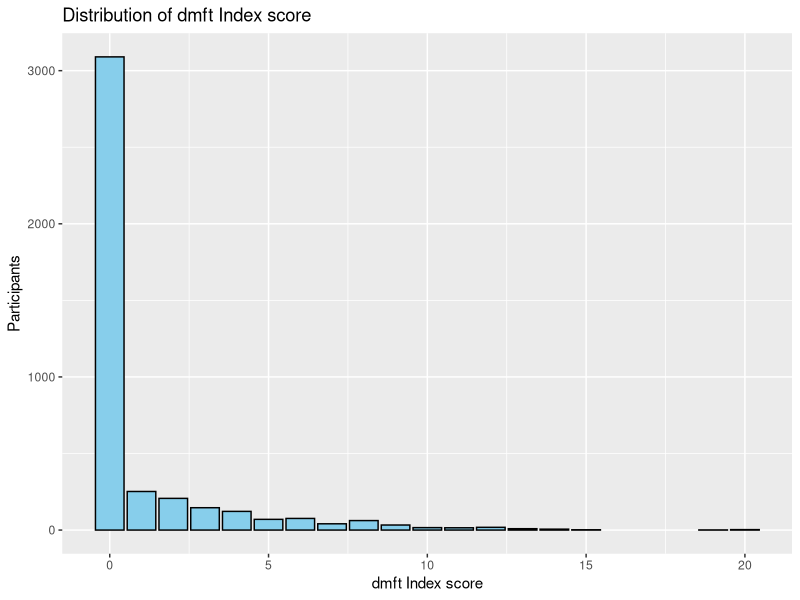
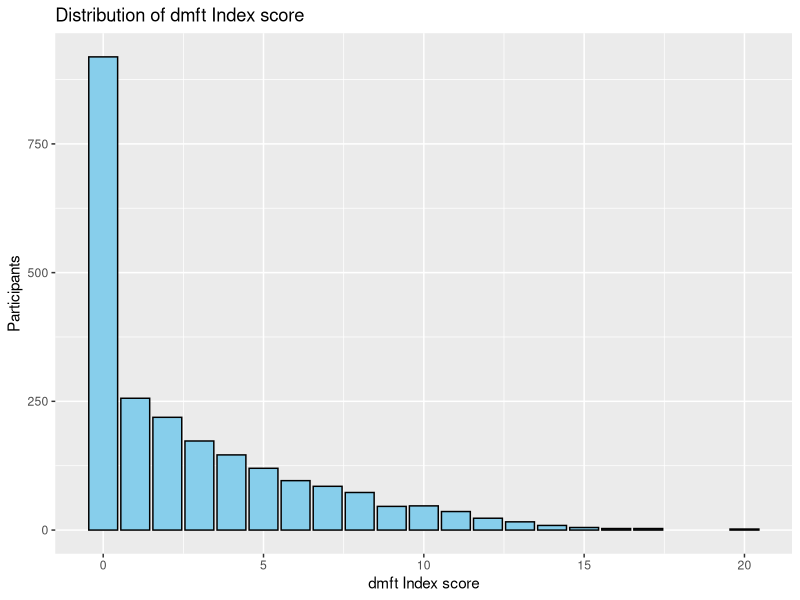
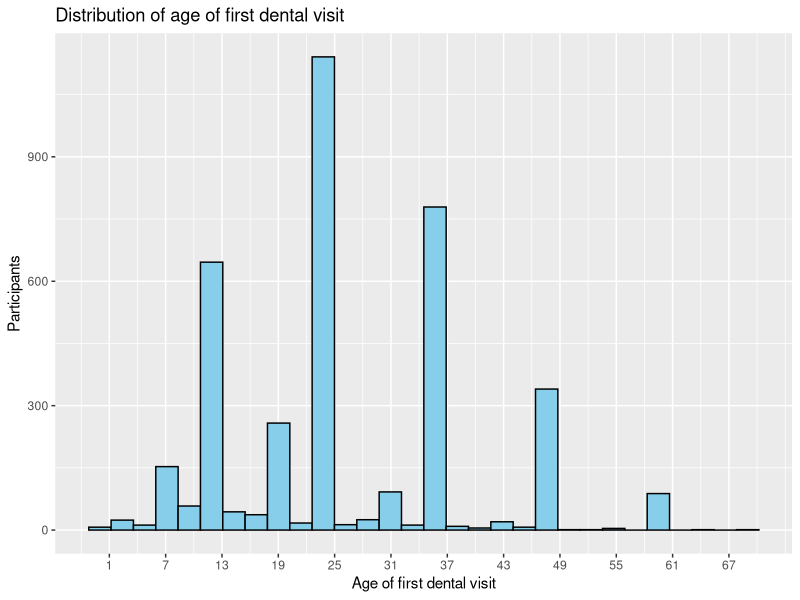
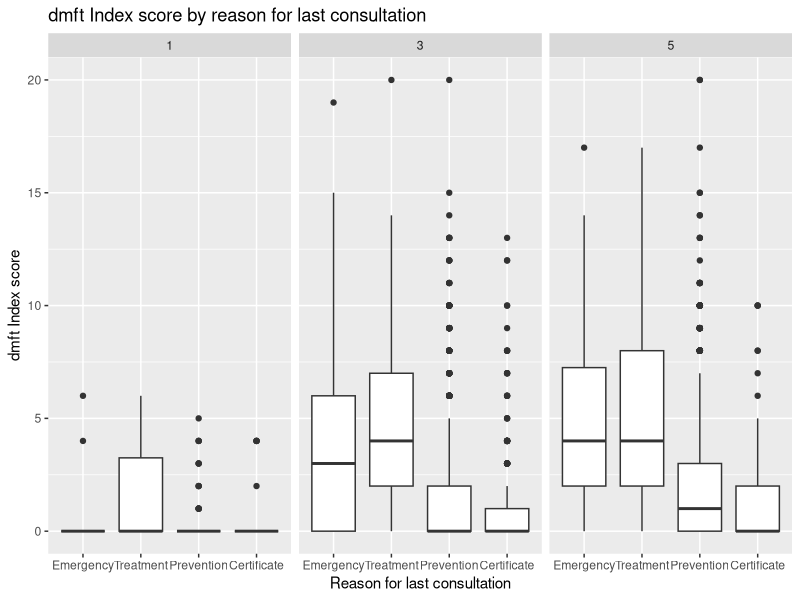
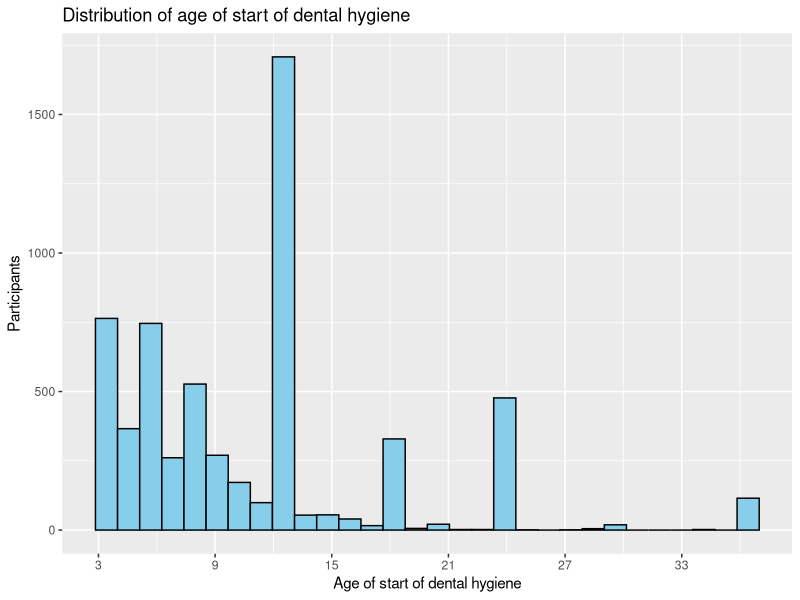
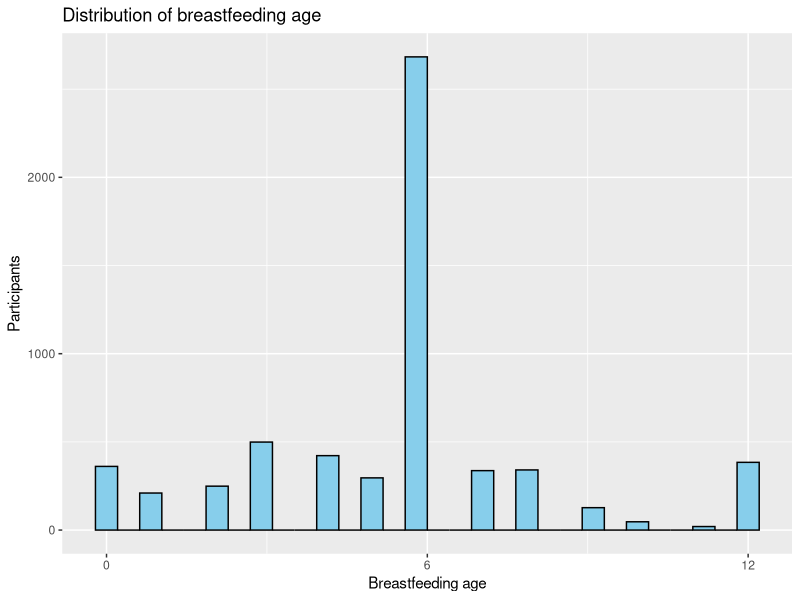
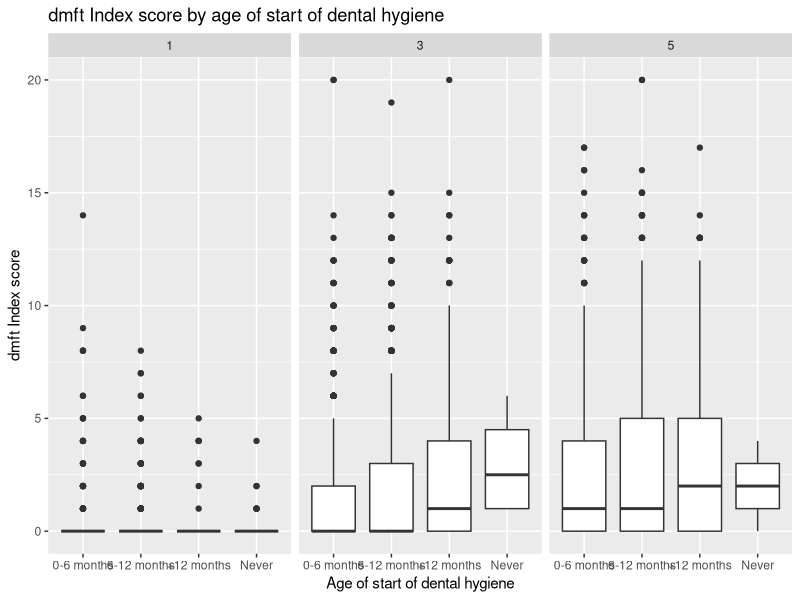
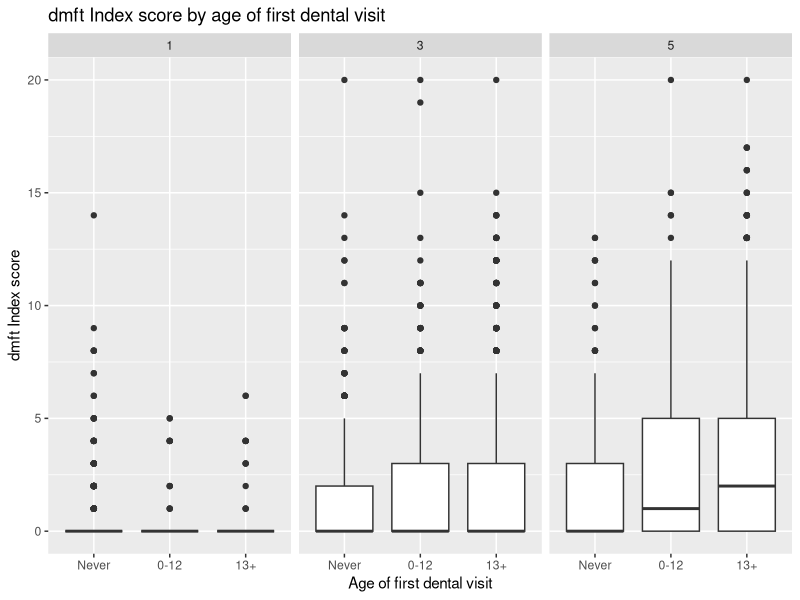

R code for these plots, in order:
## ---- chunk 1
knitr::opts_chunk$set(echo = TRUE)
## ---- chunk 2
library(here)
library(readr)
#install package MASS if not installed previously
if(!require(MASS)) install.packages("MASS")
library(MASS)
if(!require(survey)) install.packages("survey")
library(survey)
library(tidyverse)

ninoscompleta <- read_delim(
  here("ensab", "M3_NINOS.txt"), 
  delim = "|", 
  locale = locale(encoding = "Latin1")
)

examen13completa <- read_delim(
  here("ensab", "M4_EXAMEN_1.txt"), 
  delim = "|", 
  locale = locale(encoding = "Latin1")
)

examen5completa <- read_delim(
  here("ensab", "M4_EXAMEN_2.txt"), 
  delim = "|", 
  locale = locale(encoding = "Latin1")
)

hogarcompleta <- read_delim(
  here("ensab", "M1_HOGAR.txt"), 
  delim = "|", 
  locale = locale(encoding = "Latin1")
)

## ---- chunk 3
glimpse(ninoscompleta)
names(ninoscompleta)
## ---- chunk 4
ninos <- ninoscompleta %>% 
  dplyr::select(ÿDANE, MPIO, DPTO, M3_100C, M3_113E, M3_113F, M3_119, M3_205, M3_206A, M3_206B, M3_207, M3_208, M3_209, M3_210, M3_213, M3_214, M3_218, M3_224, M3_225, M3_226, M3_227, M3_227A, M3_227B, M3_227C, M3_227D, M3_227E, M3_227F, M3_227G, M3_227CU, Clase, Region, Subreg, Municipio, Estrato, Fex_fin, Sexo, Zona, EST_SE_2, FRACCION, REGIMEN, ID_HOGAR, ID_PERSONA)

glimpse(ninos)

ninoscompleta %>%
  group_by(MPIO) %>%
  summarise(unique_DANE = n_distinct(ÿDANE)) %>%
  arrange(desc(unique_DANE))

#We can see there are some municipalities by the same name, so it is better to use the unique identifier from the census. 

ninos <- ninos %>%
  rename(census_mpio = ÿDANE)
## ---- chunk 5
examen13 <- examen13completa %>% 
  dplyr::select(MA_201B, MA_208, MA_305A, MA_305B, MA_305C, MA_305D, MA_305E, MA_305F, MA_305G, MA_305H, MA_305I, MA_305J, MA_307A, MA_307B, MA_307C, MA_307D, MA_307E, MA_307F, MA_307G, MA_307H, MA_307I, MA_307J, ID_HOGAR, ID_PERSONA)

#Counting how many children have respiratory infections, to maybe look at the association between Enfermedades respiratorias (asma, bronquitis, neumonía) and caries

examen13 %>%
  filter(MA_201B == 1) %>%
  count()

#Assign a value to 1 to the following letters: B, C, D, E, G
examen13 <- examen13 %>%
  mutate(
    across(
      starts_with("MA_3"),
      ~case_when(
        str_detect(., "[BCDEG]") ~ 1,
        TRUE ~ 0)
    ))

#create variable dmft
examen13 <- examen13 %>%
  mutate(dmft = rowSums(across(starts_with("MA_3"), ~. > 0))) %>%
  dplyr::select(-starts_with("MA_3"))

glimpse(examen13)
summary(examen13$dmft)

#See distribution
ggplot(data = examen13, aes(x = dmft)) +
  geom_bar(fill = "skyblue", color = "black") +
  labs(x = "dmft Index score", y = "Participants", title = "Distribution of dmft Index score")
## ---- chunk 6
examen5 <- examen5completa %>% 
  dplyr::select(MB_201B, MB_208, MB_305A, MB_305B, MB_305C, MB_305D, MB_305E, MB_305F, MB_305G, MB_305H, MB_305I, MB_305J, MB_305K, MB_305L, MB_307A, MB_307B, MB_307C, MB_307D, MB_307E, MB_307F, MB_307G, MB_307H, MB_307I, MB_307J, MB_307K, MB_307L, ID_HOGAR, ID_PERSONA)

glimpse(examen5)

#Assign a value to 1 to the following numbers: 1, 2, 3, 4, 7
examen5 <- examen5 %>%
  mutate(
    across(
      starts_with("MB_3"),
      ~case_when(
        str_detect(., "^[12347]$|^[BCDEG]$") ~ 1,
        TRUE ~ 0                                 
      )))

#create variable dmft
examen5 <- examen5 %>%
  mutate(dmft = rowSums(across(starts_with("MB_3"), ~. > 0))) %>%
  dplyr::select(-starts_with("MB_3"))

summary(examen5$dmft)

#See distribution
ggplot(data = examen5, aes(x = dmft)) +
  geom_bar(fill = "skyblue", color = "black") +
  labs(x = "dmft Index score", y = "Participants", title = "Distribution of dmft Index score")
## ---- chunk 7
ensab <- ninos %>%
  left_join(examen13, by = "ID_PERSONA") %>%
  left_join(examen5, by = "ID_PERSONA") %>%
  mutate(dmft = coalesce(dmft.x, dmft.y), 
         ID_HOGAR = coalesce(ID_HOGAR.x, ID_HOGAR.y)) %>%
  dplyr::select(-ID_HOGAR.x, -ID_HOGAR.y, -dmft.x, -dmft.y)

#Missing data

ensab %>%
  filter(MA_208 == 2 | MB_208 == 2) %>%
  count()

ensab <- ensab %>%
  filter(MA_208 == 1 | MB_208 == 1) %>%
  dplyr::select(-MB_208, -MA_208)

#only  3 children did not have the clinical examination portion. We'll exclude them. Now the sample size is 6443 children.
## ---- chunk 8
survensab <- svydesign(ids = ~census_mpio, data = ensab, strata = ~Estrato, weights = ~Fex_fin, nest = TRUE)
summary(survensab)
glimpse(ensab)

#checking how many children share the same household

ensab %>%
  group_by(ID_HOGAR) %>%
  count() %>%
  arrange(desc(n)) %>%
  filter(n > 1) %>%
  rename(cph = n) %>%
  group_by(cph) %>%
  summarise(prop = n() / nrow(ensab) * 100)

#737 children share the same household with another child included in the study. We won't take it into account for now.

## ---- chunk 9
glimpse(ensab$M3_100C)
summary(ensab$M3_100C)

#rename M2_100C to age
ensab <- ensab %>%
  rename(age = M3_100C) %>%
  mutate(age = factor(age, 
                      levels = c(1, 3, 5),
                      labels = c("1", "3", "5")))

summary(ensab$age)
## ---- chunk 10

#Turn M3_206A into a numeric variable
ensab$M3_206A <- as.numeric(ensab$M3_206A)

summary(ensab$M3_206A)

ensab %>%
  filter(M3_205 == 2 | M3_205 == 3) %>%
  count()
#2648: coincides with the number of NAs

ensab %>%
  filter(M3_205 == 3) %>%
  count()
#only 46 participants have missing values for M3_205

#multiply values in the filtered rows by 12 and categorize
ensab <- ensab %>%
  mutate(agefdv = if_else(M3_206B == 2, M3_206A * 12, M3_206A))

ggplot(ensab, aes(x = agefdv)) +
  geom_histogram(fill = "skyblue", color = "black") +
  scale_x_continuous(breaks = seq(min(ensab$agefdv, na.rm = TRUE), max(ensab$agefdv, na.rm = TRUE), by = 6)) +
  labs(x = "Age of first dental visit", y = "Participants", title = "Distribution of age of first dental visit")

# can do bins 0-6, 7-12, 13-24, 25-36, 37-48, 49-72, or just divide into 3.

ensab <- ensab %>%
  mutate(agefdv = case_when(
    M3_205 == 3 ~ NA_real_,
    M3_205 == 2 ~ 0,
    agefdv <= 12 ~ 1,
    agefdv > 12 ~ 2,
    TRUE ~ agefdv)) %>%
  mutate(agefdv = factor(agefdv, 
                         levels = c(0, 1, 2), 
                         labels = c("Never", "0-12", "13+")))

summary(ensab$agefdv)

ensab <- ensab %>%
  dplyr::select(-M3_206B, -M3_206A)
## ---- chunk 11
ensab %>%
  filter(M3_207 == 4) %>%
  count()

#45 NAs to be expected in M3_209

ensab <- ensab %>%
  mutate(reason = factor(M3_209, 
    levels = c(1, 2, 3, 4), 
    labels = c("Emergency", "Treatment", "Prevention", "Certificate")))

summary(ensab$reason)
#2648 NAs

ensab %>%
  filter(!is.na(reason)) %>%
  ggplot(aes(x = reason, y = dmft)) +
  geom_boxplot() +
  facet_wrap(~age) +
  labs(x = "Reason for last consultation", y = "dmft Index score", title = "dmft Index score by reason for last consultation")

#We will bring emergency and treatment into one category, and prevention and certificate into another

ensab <- ensab %>%
  mutate(
    reason_grouped = case_when(
      M3_209 %in% c(1, 2) ~ 1,  # Group Emergency and Treatment into 1
      M3_209 %in% c(3, 4) ~ 2   # Group Prevention and Certificate into 2
    ),
    reason_grouped = factor(reason_grouped, levels = c(1, 2), labels = c("Emergency/Treatment", "Prevention/Certificate"))
  )

summary(ensab$reason_grouped)
  
## ---- chunk 12
ensab %>%
  filter(M3_213 == 91 | M3_213 == 92) %>%
  count()
#385

ensab %>%
  filter(M3_213 == 91) %>%
  count()
#NA

ensab %>%
  group_by(age) %>%
  filter(M3_213 == 92) %>%
  count()
#226 children at 1 years old have never gotten dental hygiene done, 4 at age 3 and 2 at age 5

glimpse(ensab$M3_213)

#create distribution
ensab %>%
  filter(!(M3_213 %in% c(91, 92))) %>%
  ggplot(aes(x = M3_213)) +
  geom_histogram(fill = "skyblue", color = "black") +
  scale_x_continuous(breaks = seq(min(ensab$M3_213, na.rm = TRUE), max(ensab$M3_213, na.rm = TRUE), by = 6)) +
  labs(x = "Age of start of dental hygiene", y = "Participants", title = "Distribution of age of start of dental hygiene")

#max value of M3_213 without 91 or 92 using summary only for M3_213

ensab %>%
  filter(!(M3_213 %in% c(91, 92))) %>%
  summary()

#Categorize into: never, 0-6 months, more than 6 months

ensab <- ensab %>%
  mutate(agehyg = case_when(
    M3_213 == 91 ~ NA_real_,
    M3_213 <= 6 ~ 1,
    M3_213 > 6 & M3_213 <= 12 ~ 2,
    M3_213 > 12 & M3_213 <= 36 ~ 3,
    M3_213 == 92 ~ 4
  )) %>%
  mutate(agehyg = factor(agehyg, 
                        levels = c(1, 2, 3, 4),
                        labels = c( "0-6 months", "6-12 months", "+12 months", "Never")))

#Proportions

ensab %>%
  group_by(age, agehyg) %>%
  count() %>%
  group_by(age) %>%
  mutate(prop = n / sum(n) * 100)

## ---- chunk 13
glimpse(ensab$M3_218)

ensab <- ensab %>%
  mutate(tp_info = case_when(
    M3_218 == 3 ~ NA,
    TRUE ~ M3_218)) %>%
  mutate(tp_info = factor(tp_info,
                          levels = c(1, 2),
                          labels = c("Yes", "No")))

summary(ensab$tp_info)
## ---- chunk 14
glimpse(ensab$M3_224)

ensab %>%
  filter(M3_224 == 92) %>%
  count()
#98 NAs

ensab <- ensab %>%
  mutate(bf = case_when(
    M3_224 == 92 ~ NA,
    TRUE ~ M3_224))

#distribution of bf

ensab %>%
  filter(!(bf == 91)) %>%
  ggplot(aes(x = bf)) +
  geom_histogram(fill = "skyblue", color = "black") +
  scale_x_continuous(breaks = seq(min(ensab$bf, na.rm = TRUE), max(ensab$bf, na.rm = TRUE), by = 6)) +
  labs(x = "Breastfeeding age", y = "Participants", title = "Distribution of breastfeeding age")

ensab %>%
  filter(!(bf == 91)) %>%
  summary()

#12 seems like the maximum value

#Categorize into: never, 0-6 months, more than 6 months

ensab <- ensab %>%
  mutate(bf = case_when(
    bf == 91 ~ 1,
    bf <= 6 ~ 2,
    bf > 6 ~ 3,
  )) %>%
  mutate(bf = factor(bf, 
                     levels = c(1, 2, 3),
                     labels = c("Never", "0-6 months", "More than 6 months")))

summary(ensab$bf)
         
## ---- chunk 15
#Bottle use at the moment of the survey

ensab %>%
  filter(M3_225 == 2) %>%
  count()
#4487 don't use the bottle currently

#proportion of those who use and dont use bottle: variable M3_225

prop.table(table(ensab$M3_225)) #70% don't use the bottle

glimpse(ensab$age)

#of those that do, what age are they?
ensab %>%
  filter(M3_225 == 1) %>%
  group_by(age) %>%
  count()

#225 and 226 include past and current use, might be a problem to create variable of age of bottle use. It might be more important what is in the bottle.

#M3_226:

ensab %>%
  filter(M3_226 == 91) %>%
  count()
#1879 never were given bottle

1879/6443*100

ensab %>%
  filter(M3_226 == 92) %>%
  count()
#30 NAs


#M3_227: what do they put in the bottle. 0: no aplica, 1: aplica

glimpse(ensab$M3_227CU)

ensab %>%
  filter(M3_227G == 1) %>%
  select(M3_227G, M3_227CU, ID_PERSONA) %>% #order M3_227CU in alphabetical order
  distinct(M3_227CU)
  
## ---- chunk 16
glimpse(ensab$Sexo)

ensab <- ensab %>%
  mutate(sex = factor(Sexo,
                         levels = c(1, 2),
                         labels = c("Masculine", "Feminine")))

summary(ensab$sex)
## ---- chunk 17
glimpse(ensab$EST_SE_2)

ensab <- ensab %>%
  mutate(ses = factor(EST_SE_2, 
                           levels = c(1, 2, 3, 4), 
                           labels = c("Low low", "Low", "Middle low", "Middle to high")))

summary(ensab$ses)
## ---- chunk 18
glimpse(ensab$M3_119)

#8 are NAs
ensab %>%
  filter(M3_119 == 8) %>%
  count()

#transform 7 unemployed into 0

ensab <- ensab %>%
  mutate(income = case_when(
    M3_119 == 8 ~ NA,
    M3_119 == 7 ~ 0,
    TRUE ~ M3_119)) %>%
  mutate(income = factor(income,
                         levels = c(0, 1, 2, 3, 4, 5, 6),
                         labels = c("Unemployed", "Less than half NMW", "Half - 1 NMW", "1-2 NMW", "2-3 NMW", "3-4 NMW", "More than 4 NMW")))

summary(ensab$income)

## ---- chunk 19
glimpse(ensab$REGIMEN)

#counting NAs in M3_113E

ensab %>%
  filter(M3_113E == 6) %>%
  count()

ensab <- ensab %>%
  mutate(insurance = case_when(
    REGIMEN == 4 ~ 0,
    TRUE ~ REGIMEN)) %>%
  mutate(insurance = factor(insurance, 
                           levels = c(0, 1, 2, 3), 
                           labels = c("Uninsured", "Contributory", "Subsidized", "Other")))

summary(ensab$insurance)
## ---- chunk 20
glimpse(ensab$Region)

ensab <- ensab %>%
  mutate(region = factor(Region,
                         levels = c(1, 2, 3, 4, 5, 6),
                         labels = c("Atlantic", "Eastern", "Central", "Pacific", "Bogota", "Orinoquia - Amazonia")))

summary(ensab$region)
## ---- chunk 21
glimpse(ensab$Zona)

ensab %>%
  group_by(Zona, .drop = FALSE) %>%
  count()

ensab <- ensab %>%
  mutate(location = factor(Zona,
                           levels = c(1, 2),
                           labels = c("Urban", "Rural")))

summary(ensab$location)
## ---- chunk 22

#Relationship between age of start of dental hygiene and dmft

ensab %>%
  filter(!is.na(agehyg)) %>%
  ggplot(aes(x = agehyg, y = dmft)) +
  geom_boxplot() +
  facet_wrap(~age) +
  labs(x = "Age of start of dental hygiene", y = "dmft Index score", title = "dmft Index score by age of start of dental hygiene")

## ---- chunk 23
# Check for the whole sample first

modelhyg0 <- glm.nb(data = ensab, dmft ~ agehyg + age)
summary(modelhyg0)
exp(modelhyg0$coefficients)
exp(confint(modelhyg0))

#multiple regression

modelhyg0m <- glm.nb(data = ensab, dmft ~ agehyg + age + sex + income + ses + insurance + region + location)
summary(modelhyg0m)
exp(modelhyg0m$coefficients)
exp(confint(modelhyg0m))

#Now let's check for each age group

#1 year old
                       
modelhyg1 <- glm.nb(data = ensab %>% filter(age == 1), dmft ~ agehyg)
summary(modelhyg1)
exp(modelhyg1$coefficients)
exp(confint(modelhyg1))

# 3 year old

modelhyg3 <- glm.nb(data = ensab %>% filter(age == 3), dmft ~ agehyg)
summary(modelhyg3)
exp(modelhyg3$coefficients)
exp(confint(modelhyg3))

modelhyg3m <- glm.nb(data = ensab %>% filter(age == 3), dmft ~ agehyg + sex + income + ses + insurance + region + location)
summary(modelhyg3m)
exp(modelhyg3m$coefficients)
exp(confint(modelhyg3m))

# 5 year old

modelhyg5 <- glm.nb(data = ensab %>% filter(age == 5), dmft ~ agehyg)
summary(modelhyg5)
exp(modelhyg5$coefficients)
exp(confint(modelhyg5))

modelhyg5m <- glm.nb(data = ensab %>% filter(age == 5), dmft ~ agehyg + sex + income + ses + insurance + region + location)
summary(modelhyg5m)
exp(modelhyg5m$coefficients)
exp(confint(modelhyg5m))
## ---- chunk 24
ensab %>%
  filter(!is.na(agefdv)) %>%
ggplot(aes(x=agefdv, y=dmft)) +
  geom_boxplot() +
  facet_wrap(~age) +
  labs(x = "Age of first dental visit", y = "dmft Index score", title = "dmft Index score by age of first dental visit")
## ---- chunk 25

#Subset the data for first dental visit

fdv <- ensab %>%
  dplyr::select(dmft, agefdv, age, sex, income, ses, insurance, region, location, ID_PERSONA, ID_HOGAR)

#by age group

fdv1 <- fdv %>%
  filter(age == 1)

fdv3 <- fdv %>%
  filter(age == 3)

fdv5 <- fdv %>%
  filter(age == 5)
## ---- chunk 26
# Crude negative binomial regression age 1
model1 <- glm.nb(dmft ~ agefdv, data = fdv1)

summary(model1)
exp(model1$coefficients)
exp(confint(model1))
#theta is 0.03 so there is a lot of overdispersion

#Multiple negative binomial regression (adjusted model)
model1m <- glm.nb(data = fdv1, dmft ~ agefdv + sex + income + ses + insurance + region + location)

summary(model1m)
exp(model1m$coefficients)
#exp(confint(model1m)) is failing to converge

# Negative binomial regression age 3

model3 <- glm.nb(dmft ~ agefdv, data = fdv3)

summary(model3)
exp(model3$coefficients)
exp(confint(model3))

model3m <- glm.nb(data = fdv3, dmft ~ agefdv + sex + income + ses + insurance + region + location)

summary(model3m)
exp(model3m$coefficients)
exp(confint(model3m))

#Negative binomial regression age 5

model5 <- glm.nb(dmft ~ agefdv, data = fdv5)

summary(model5)
exp(model5$coefficients)
exp(confint(model5))

model5m <- glm.nb(data = fdv5, dmft ~ agefdv + sex + income + ses + insurance + region + location)

summary(model5m)
exp(model5m$coefficients)
exp(confint(model5m))

#Direct comparison between 0-12 and 13+

diff_coef <- coef(model5m)["agefdv0-12"] - coef(model5m)["agefdv13+"]
exp(diff_coef)


diff_se <- sqrt(vcov(model5m)["agefdv0-12", "agefdv0-12"] + 
                vcov(model5m)["agefdv13+", "agefdv13+"] - 
                2 * vcov(model5m)["agefdv0-12", "agefdv13+"])

lower_bound <- diff_coef - 1.96 * diff_se
upper_bound <- diff_coef + 1.96 * diff_se

exp(lower_bound)
exp(upper_bound)

#not statistically significant different
## ---- chunk 27
#subset the data to remove any NAs in reason

reason0 <- ensab %>%
  filter(!is.na(reason)) %>%
    dplyr::select(dmft, agefdv, reason, age, sex, income, ses, insurance, region, location, ID_PERSONA, ID_HOGAR)

#Checking agefdv categories

summary(reason0$agefdv)

#crude regression

model0 <- glm.nb(data = reason0, dmft ~ reason)
summary(model0)
exp(model0$coefficients)
exp(confint(model0))

model0fdv <- glm.nb(data = reason0, dmft ~ agefdv)

#now let's try to use the reason to adjust for reason of consultation for the first dental visit

model0b <- glm.nb(data = reason0, dmft ~ reason + agefdv + age)
summary(model0b)
exp(model0b$coefficients)
exp(confint(model0b))
#It seems confounded by age

# 5 years old 

reason5 <- reason0 %>%
  filter(age == 5)

modelreason5 <- glm.nb(data = reason5, dmft ~ agefdv)
summary(modelreason5)

modelreason5b <- glm.nb(data = reason5, dmft ~ reason + agefdv)
summary(modelreason5b)
#the association is mostly explained by the reason of the last visit and age


## ---- chunk 28
ensab %>%
  filter(!is.na(tp_info)) %>%
  ggplot(aes(x = tp_info, y = dmft)) +
  facet_wrap(~age) +
  geom_boxplot() +
  labs(x = "Information on toothpaste", y = "dmft Index score", title = "dmft Index score by information on toothpaste")

glimpse(ensab)
## ---- chunk 29
#Subset the data for toothpaste information

tp <- ensab %>%
  dplyr::select(dmft, tp_info, age, sex, income, ses, insurance, region, location, ID_PERSONA, ID_HOGAR)

modeltp1 <- glm.nb(data = tp, dmft ~ tp_info)
summary(modeltp1)

#ages 5

tp5 <- tp %>%
  filter(age == 5)

modeltp5 <- glm.nb(data = tp5, dmft ~ tp_info)
summary(modeltp5)
exp(modeltp5$coefficients)
exp(confint(modeltp5))
#not statistically significant

modeltp5m <- glm.nb(data = tp5, dmft ~ tp_info + sex + income + ses + insurance + region + location)
summary(modeltp5m)

#the relationship is attenuated after adjusting for confounders

#ages 3 and 5 

tp35 <- tp %>%
  filter(age == 5 | age == 3)

modeltp35 <- glm.nb(data = tp35, dmft ~ tp_info)
summary(modeltp35)
## ---- chunk 30
ensab %>%
  filter(!is.na(bf)) %>%
  ggplot(aes(x = bf, y = dmft)) +
  facet_wrap(~age) +
  geom_boxplot() +
  labs(x = "Breastfeeding age", y = "dmft Index score", title = "dmft Index score by breastfeeding age")
## ---- chunk 31
#Subset the data for breastfeeding

bfdata <- ensab %>%
  dplyr::select(dmft, bf, age, sex, income, ses, insurance, region, location, ID_PERSONA, ID_HOGAR)

modelbf1 <- glm.nb(data = bfdata, dmft ~ bf)
summary(modelbf1)

modelbf1a <- glm.nb(data = bfdata, dmft ~ bf + age)
summary(modelbf1a)

#age 5

bf5 <- bfdata %>%
  filter(age == 5)

modelbf5 <- glm.nb(data = bf5, dmft ~ bf)
summary(modelbf5)
